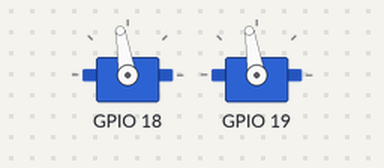
Bench run of a program on a simulated Raspberry Pi (BCM pin numbers). Parts: 2 × servo. Servo angles are drawn from the pulse width (0.5 ms = 0°, 2.5 ms = 180°). At 1.0 s the program stops and its outputs stay as they are.

Above: at 0.1 s.
Timing chart, 0 to 2.5 s (numbered marks = the images above):
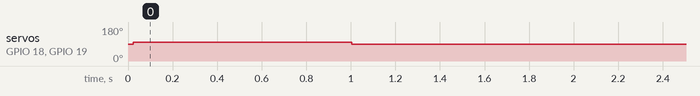

Measured:
- by itself, servo on GPIO 18, servo on GPIO 19: 90° → 99° at 0.02 s, → 90° 0.98 s later

The program:

servo_test.py
```python
import pigpio

FS90R = {
    'bcm_pin': { 'R': 18, 'L': 19 },
    'freq': 50,
    'halt': 7.5, 'drive': 0.5,
    'duration':0.1,
}

# 送信用のduty cycle パラメータに変換
def to_pgdc(dcr,factor=10000.0):
    return int(dcr * factor)

pi = pigpio.pi()

def set_dc(bcms=FS90R['bcm_pin'].values(),
           freq=FS90R['freq'],
           dc=0):
    for bcm in [bcms] if isinstance(bcms,int) else bcms:
        pi.hardware_PWM(bcm,freq,to_pgdc(FS90R['halt']+dc))

def init_FS90R():
    for wheel in ('R','L'):
        bcm = FS90R['bcm_pin'][wheel]
        pi.set_mode(bcm,pigpio.OUTPUT)
        set_dc()

init_FS90R()

from time import sleep

set_dc(dc=FS90R['drive'])
sleep(1)
set_dc()
```
